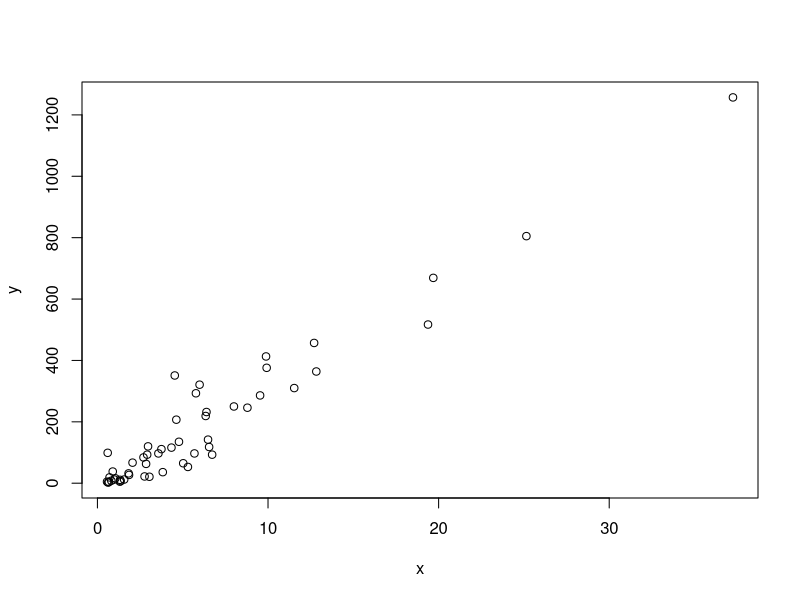
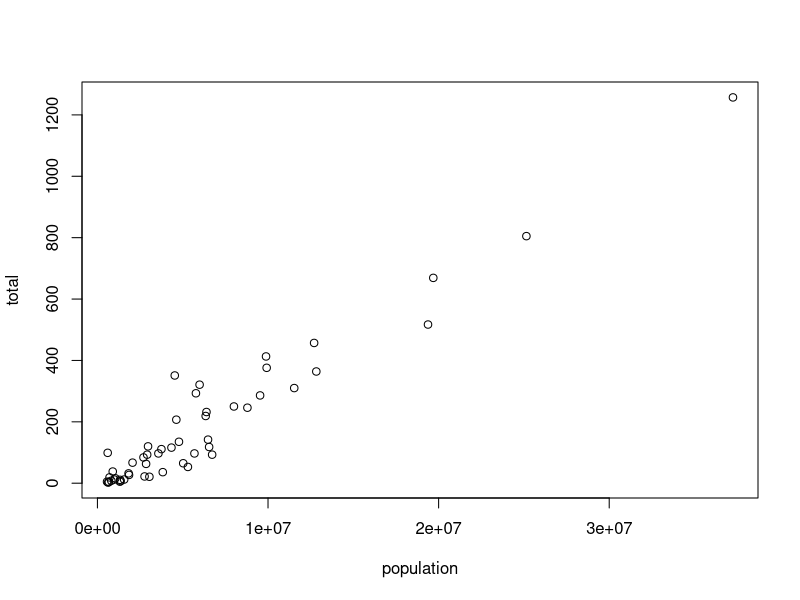
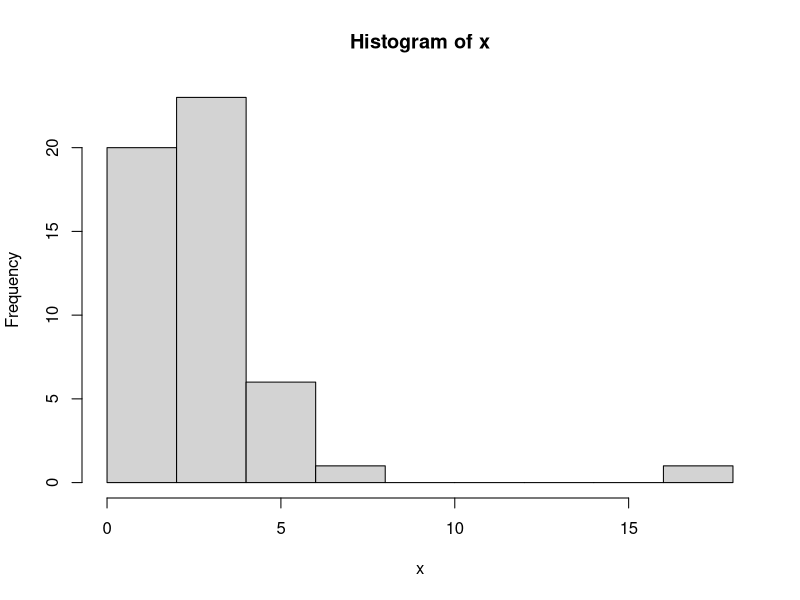
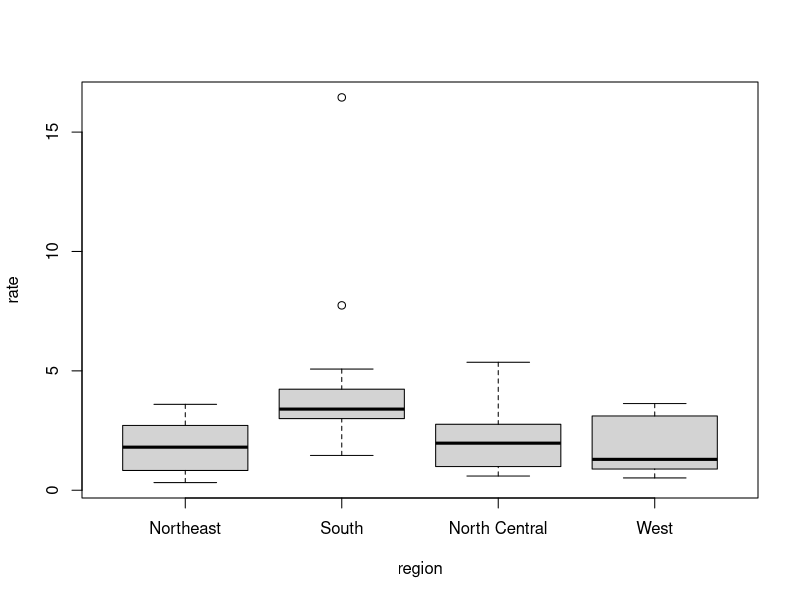
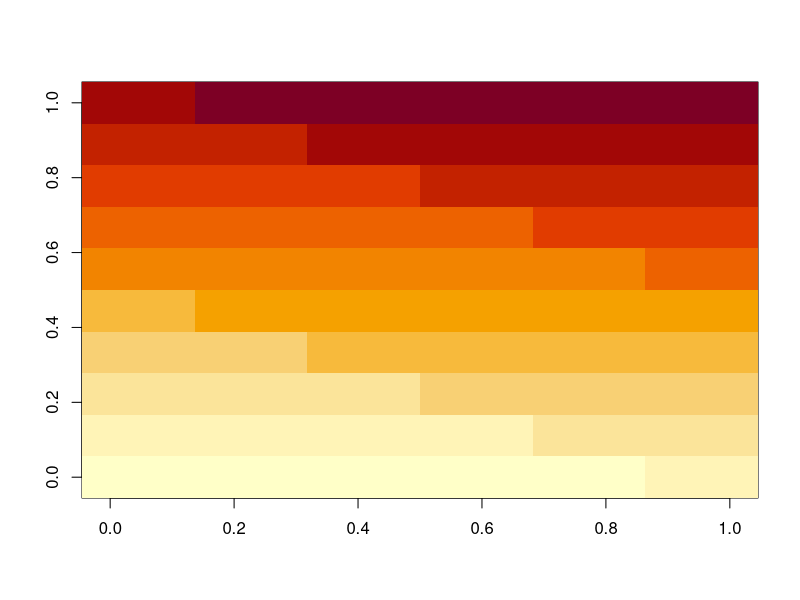
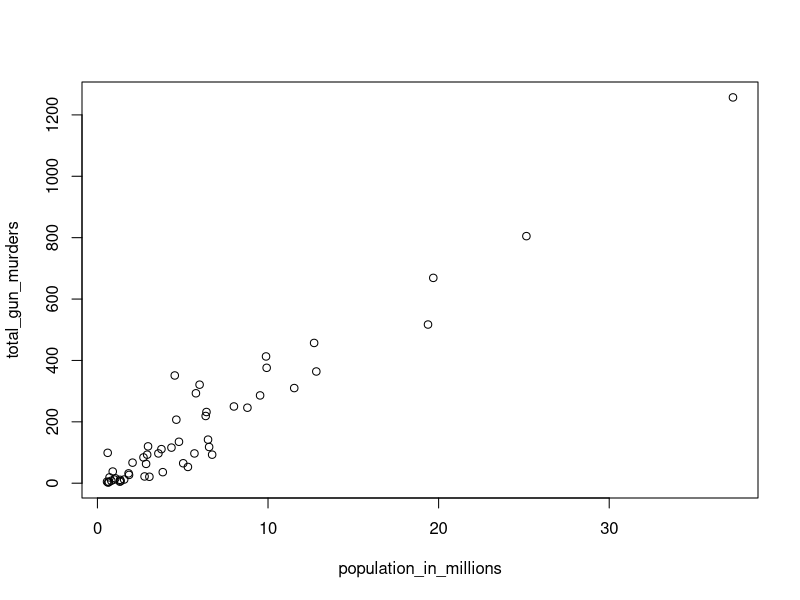
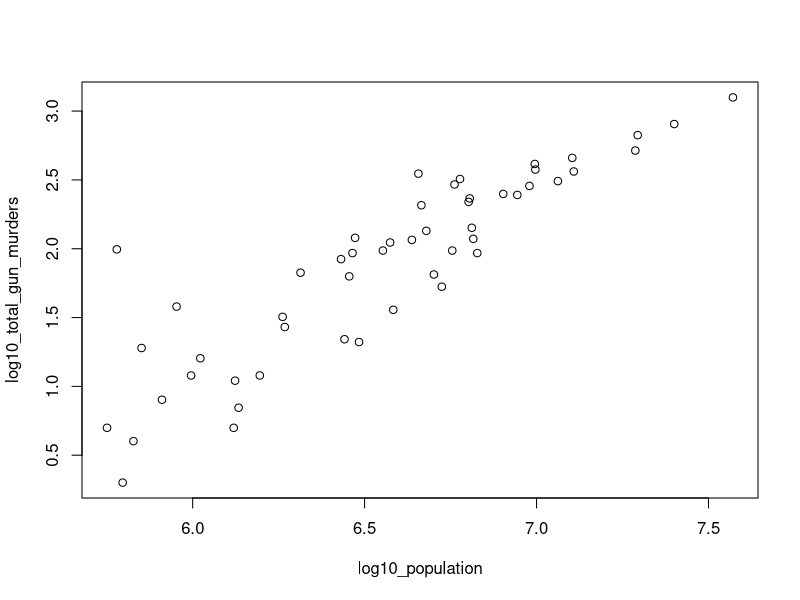
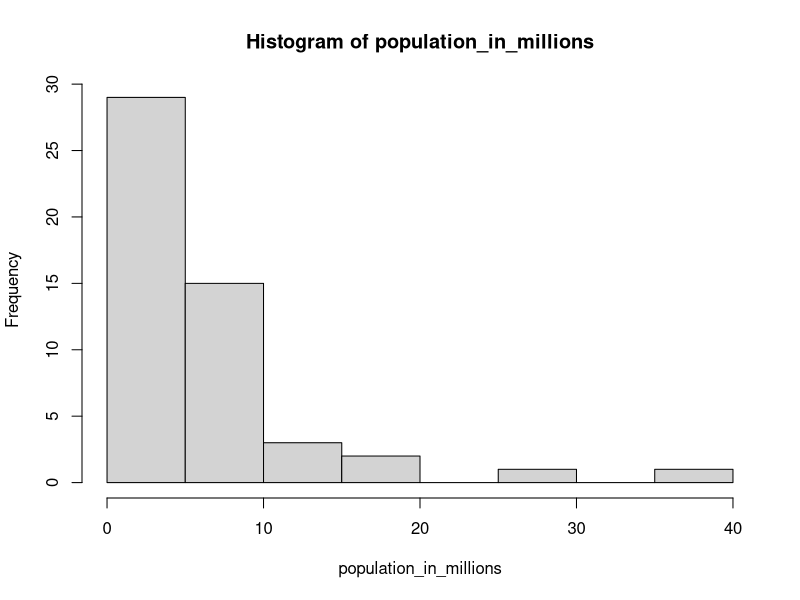

Write the R code that produced these figures, in order.
## ---- chunk 1
x<-c(1, "canada",3)
## ---- chunk 2
x
#>[1] "1"     "canada" "3"
class(x)
## ---- chunk 3
x<-1:5
y<-as.character(x)
y
## ---- chunk 4
as.numeric(y)
## ---- chunk 5
x<-c("1", "b", "3")
as.numeric(x)
#> Warning:NAs introduced by coercion
## ---- chunk 6
temp<-c("35", "88", "42", "84", "81" ,"30")
## ---- chunk 7
city <-c("Beijing", "Lagos", "Paris", "Rio de Janeiro", "San Juan", "Toronto")
## ---- chunk 8
names(temp)<-city
temp
## ---- chunk 9
temp[1:3]
## ---- chunk 10
temp[c(3,5)]
## ---- chunk 11
12:73
## ---- chunk 12
seq(1:99)
## ---- chunk 13
seq(6,55,4/7)
## ---- chunk 14
length(seq(6,55,4/7))
## ---- chunk 15
a<-seq(1,10,0.5)
class(a)
#> [1] "numeric"
## ---- chunk 16
a<-seq(1,10)
class(a)
## ---- chunk 17
class(a<-1L)
## ---- chunk 18
x<-c("1", "3", "5")
class(x<-1L)

## ---- chunk 19
library(dslabs)
data(murders)
sort(murders$total)
## ---- chunk 20
x<-c(31,4,15,92,65)
sort(x)
## ---- chunk 21
index<-order(x)
x[index]
## ---- chunk 22
x
## ---- chunk 23
order(x)
## ---- chunk 24
murders$state[1:6]
murders$abb[1:6]
## ---- chunk 25
ind<-order(murders$total)
murders$abb[ind]
## ---- chunk 26
max(murders$total)
## ---- chunk 27
i_max<-which.max(murders$total)
murders$state[i_max]
## ---- chunk 28
x<-c(31,4,15,92,65)
rank(x)
## ---- chunk 29
x<-c(1,2,3)
y<-c(10,20,30,40,50,60,70)
x+y
#> Warning in x+y: Longer object Length is not a multiple of shorter 
## ---- chunk 30
library(dslabs)
data("murders")
## ---- chunk 31
pop<-murders$population
sort(pop)
x<-sort(pop)
x[1]
## ---- chunk 32
pop<-murders$population
x<-order(pop)
which.min(murders$population)
## ---- chunk 33
which.min(pop)
## ---- chunk 34
x<-which.min(murders$population)
state<-murders$state
state[x]
## ---- chunk 35
temp<-c(35,88,42,84,81,30)
city<-c("Beijing", "Lagos", "Paris", "Rio de Janeiro", "San Juan", "Toronto")
city_temps<-data.frame(name=city,temparature=temp)
## ---- chunk 36
states<-murders$state  
ranks<-rank(murders$population)
my_df<-data.frame(name=states, ranks)
## ---- chunk 37
states<-murders$state
ranks<-rank(murders$population)
ind<-order(murders$population)
my_df<-data.frame(states=states[ind],ranks=ranks[ind])
## ---- chunk 38
data("na_example")
str(na_example)
## ---- chunk 39
mean(na_example)
## ---- chunk 40
library(dslabs)
data("na_example")
str(na_example)
mean(na_example)
ind<-is.na(na_example)
sum(ind)
## ---- chunk 41
X<-c(1, 2, 3)
ind<-c(FALSE, TRUE, FALSE)
x[!ind]
library(dslabs)
data("na_example")
ins<-is.na(na_example)
mean(na_example)
mean(na_example[!ind])
## ---- chunk 42
library(dslabs)
data(murders)
murders$state[which.max(murders$population)]
## ---- chunk 43
inches<-c(69,62,66,70,73,67,73,67,70)
## ---- chunk 44
inches*2.54
## ---- chunk 45
inches-69
## ---- chunk 46
murder_rate<-murders$total / murders$population*100000
## ---- chunk 47
murders$abb[order(murder_rate)]
## ---- chunk 48
temp <- c(35, 88, 42, 84, 81, 30)
city <- c("Beijing", "Lagos", "Paris", "Rio de Janeiro", 
          "San Juan", "Toronto")
city_temps <- data.frame(name = city, temperature = temp)
## ---- chunk 49
temperature<-temp
temp<-(5/9)*(temperature-32)
city_temps<-data.frame(name=city,temperature=temp)
## ---- chunk 50
x<-c(1:100)
sum(1/x^2)
## ---- chunk 51
murder_rate<-murders$total /murders$population * 100000
mean(murder_rate)
## ---- chunk 52
library(dslabs)
data("murders")
## ---- chunk 53
murder_rate<-murders$total / murders$population * 100000
## ---- chunk 54
ind <- murder_rate < 0.71
## ---- chunk 55
ind<-murder_rate<=0.71
## ---- chunk 56
murders$state[ind]
## ---- chunk 57
sum(ind)
## ---- chunk 58
TRUE & TRUE
#> [1] TRUE
TRUE & FALSE
#> [1] FALSE
FALSE & FALSE
#> [1] FALSE
## ---- chunk 59
west<-murders$region =="West"
safe<-murder_rate <-1
## ---- chunk 60
ind <- safe & west
murders$state[ind]
#> [1] "Hawaii"  "Idaho"   "Oregon"  "Utah"    "Wyoming"
## ---- chunk 61
ind<-which(murders$state == "California")
murder_rate[ind]
## ---- chunk 62
ind<-match(c("New York", "Florida","Texas"),murders$state)
ind
## ---- chunk 63
murder_rate[ind]
## ---- chunk 64
c("Boston", "Dakota", "Washington") %in% murders$state
#> [1] FALSE FALSE  TRUE
## ---- chunk 65
match(c("New York", "Florida", "Texas"), murders$state)

which(murders$state%in%c("New York", "Florida", "Texas"))
## ---- chunk 66
library(dslabs)
data(murders)
## ---- chunk 67
murder_rate<-murders$total / murders$population*100000
low<-murder_rate<1
## ---- chunk 68
which(low)
## ---- chunk 69
murders$state[low]
## ---- chunk 70
ind<-low&murders$region=="Northeast"
murders$state[ind]
## ---- chunk 71
avg<-mean(murder_rate)
sum(murder_rate<avg)
## ---- chunk 72
abbs<-c('AK','MI','IA')
ind<-match(abbs,murders$abb)
murders$state[ind]
## ---- chunk 73
abbs<-c('MA', 'ME', 'MI', 'MO', 'MU')
abbs%in%murders$abb
## ---- chunk 74
ind<-which(!abbs%in%murders$abb)
abbs[ind]
## ---- chunk 75
x <- murders$population / 10^6
y <- murders$total
plot(x, y)
## ---- chunk 76
with(murders, plot(population,total))
## ---- chunk 77
x<-with(murders, total/population*100000)
hist(x)
## ---- chunk 78
murders$state[which.max(x)]
## ---- chunk 79
murders$rate <- with(murders, total / population * 100000)
boxplot(rate~region, data = murders)
## ---- chunk 80
x<-matrix(1:120,12,10)
image(x)
## ---- chunk 81
library(dslabs)
data(murders)
population_in_millions <- murders$population/10^6
total_gun_murders <- murders$total
plot(population_in_millions, total_gun_murders)
## ---- chunk 82
log10_population <-log10(murders$population)
log10_total_gun_murders <- log10(total_gun_murders)
plot(log10_population,log10_total_gun_murders)
## ---- chunk 83
population_in_millions<-murders$population/10^6
hist(population_in_millions)
## ---- chunk 84
boxplot(population~region, data=murders)
